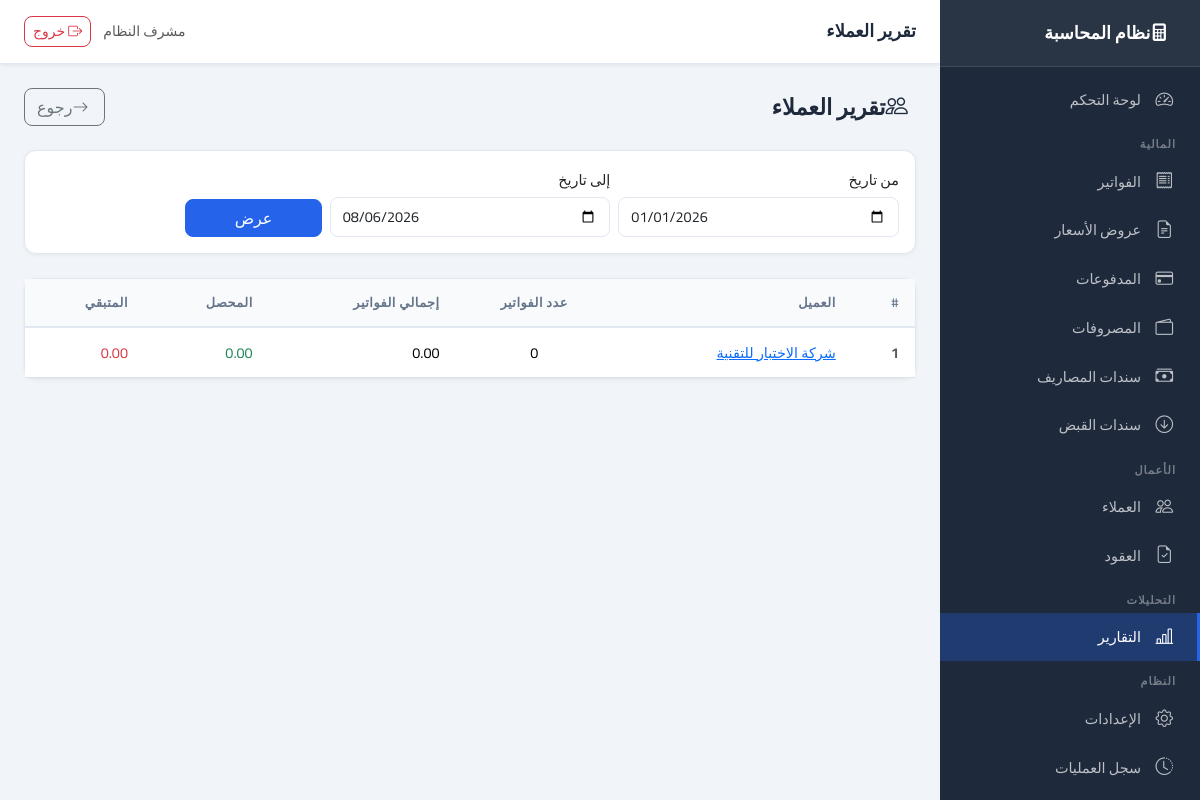
The page /reports/clients (signed in) on the database as committed earlier.
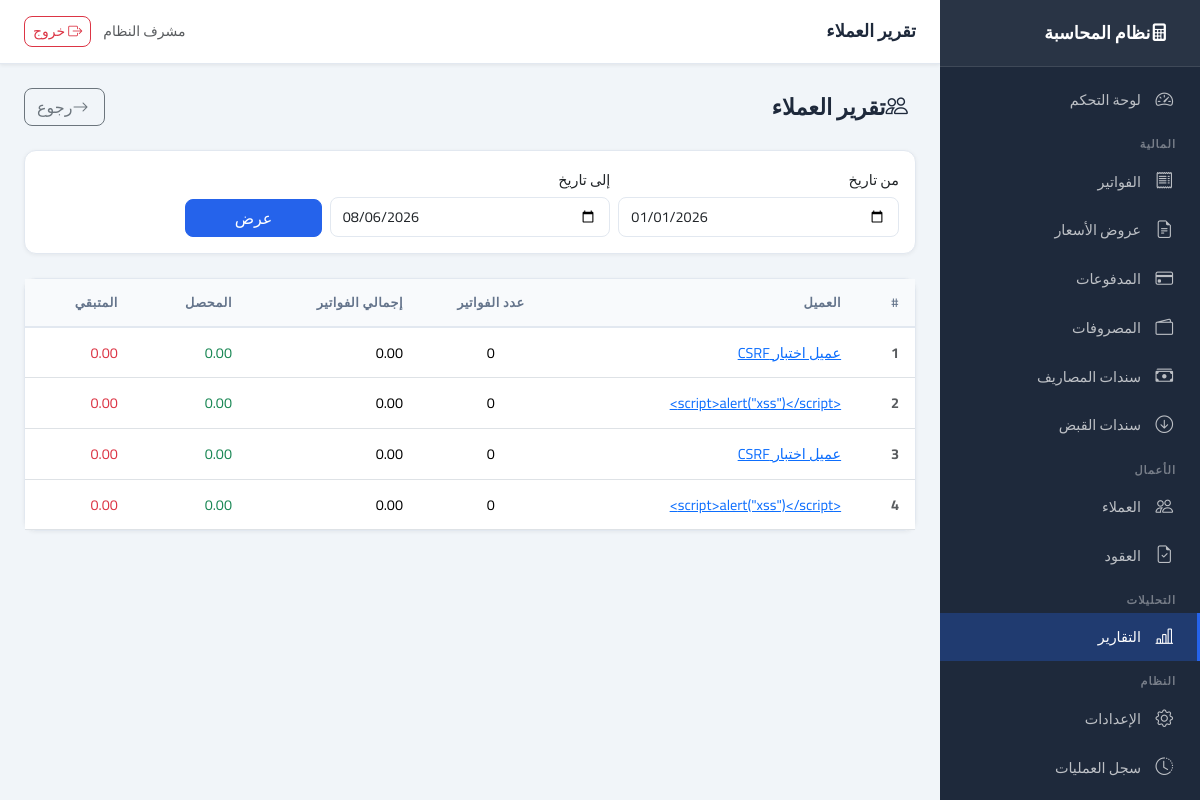
The same page on the database as committed later.
### app/models/client.py (models this page shows, shortened)
class Client(Base):
    __tablename__ = "clients"
    id: Mapped[int] = mapped_column(primary_key=True, index=True)
    name: Mapped[str] = mapped_column(String(150), nullable=False, index=True)
    type: Mapped[ClientType] = mapped_column(SAEnum(ClientType), default=ClientType.COMPANY, nullable=False)
    email: Mapped[str | None] = mapped_column(String(100), nullable=True)
    phone: Mapped[str | None] = mapped_column(String(20), nullable=True)
    address: Mapped[str | None] = mapped_column(Text, nullable=True)
    tax_number: Mapped[str | None] = mapped_column(String(50), nullable=True)
    notes: Mapped[str | None] = mapped_column(Text, nullable=True)
    is_active: Mapped[bool] = mapped_column(Boolean, default=True, nullable=False)
    created_at: Mapped[datetime] = mapped_column(DateTime, default=lambda: __import__("datetime").datetime.now(__import__("datetime").timezone.utc).replace(tzinfo=None), nullable=False)
    created_by: Mapped[int | None] = mapped_column(Integer, ForeignKey("users.id"), nullable=True)
    contracts = relationship("Contract", back_populates="client", lazy="dynamic")
    quotations = relationship("Quotation", back_populates="client", lazy="dynamic")
    invoices = relationship("Invoice", back_populates="client", lazy="dynamic")
    payments = relationship("Payment", back_populates="client", lazy="dynamic")

### app/routers/reports.py (the view)
@router.get("/clients", response_class=HTMLResponse)
async def clients_report(
    request: Request, db: Session = Depends(get_db),
    start_date: Optional[str] = None, end_date: Optional[str] = None,
):
    if not request.session.get("user_id"):
        return RedirectResponse(url="/auth/login", status_code=302)
    today = date.today()
    start = _parse_date(start_date, date(today.year, 1, 1))
    end = _parse_date(end_date, today)
    context: dict = {"request": request, "start": start, "end": end}
    try:
        context["data"] = ReportService(db).get_client_report(start, end)
    except ValueError as exc:
        _logger.warning("تحقق تاريخ العملاء | %s", exc)
        context["data"] = []
        context["error"] = str(exc)
    return templates.TemplateResponse("reports/clients.html", context)

### app/core/logging_config.py (called while the page is built)
    def filter(self, record: logging.LogRecord) -> bool:
        record.request_id = _request_id_var.get()
        return True

    def format(self, record: logging.LogRecord) -> str:
        if isinstance(record.args, dict):
            record.args = {
                k: ("***" if any(s in k.lower() for s in self.SENSITIVE) else v)
                for k, v in record.args.items()
            }
        return super().format(record)

### app/templates/reports/clients.html (shortened to what this page needs)
{% extends "base.html" %}
{% block page_title %}تقرير العملاء{% endblock %}
{% block content %}
<div class="page-header">
    <h1><i class="bi bi-people me-2"></i>تقرير العملاء</h1>
    <a href="/reports" class="btn btn-outline-secondary"><i class="bi bi-arrow-right me-1"></i>رجوع</a>
</div>
<div class="card mb-4">
    <div class="card-body">
        <form method="get" class="row g-2 align-items-end">
            <div class="col-md-4">
                <label class="form-label">من تاريخ</label>
                <input type="date" name="start_date" class="form-control" value="{{ start }}">
            </div>
            <div class="col-md-4">
                <label class="form-label">إلى تاريخ</label>
                <input type="date" name="end_date" class="form-control" value="{{ end }}">
            </div>
            <div class="col-md-2">
                <button type="submit" class="btn btn-primary w-100">عرض</button>
            </div>
        </form>
    </div>
</div>
<div class="card">
    <div class="card-body p-0">
        <table class="table table-hover mb-0">
            <thead><tr>
                <th>#</th><th>العميل</th><th class="text-center">عدد الفواتير</th>
                <th class="text-end">إجمالي الفواتير</th><th class="text-end">المحصل</th><th class="text-end">المتبقي</th>
            </tr></thead>
            <tbody>
            {% for i, c in enumerate(data) %}
            <tr>
                <td class="text-muted fw-bold">{{ i + 1 }}</td>
                <td><a href="/clients/{{ c.id }}">{{ c.name }}</a></td>
                <td class="text-center">{{ c.invoice_count }}</td>
                <td class="text-end">{{ "{:,.2f}".format(c.total_amount) }}</td>
                <td class="text-end text-success">{{ "{:,.2f}".format(c.paid_amount) }}</td>
                <td class="text-end text-danger">{{ "{:,.2f}".format(c.total_amount - c.paid_amount) }}</td>
            </tr>
            {% else %}
            <tr><td colspan="6" class="text-center text-muted py-4">لا توجد بيانات</td></tr>
            {% endfor %}
            </tbody>
        </table>
    </div>
</div>
{% endblock %}

Rows that differ between the two databases and show on the page:
no longer on this page (row edited): Client: name "شركة الاختبار للتقنية"
added Client: name "عميل اختبار CSRF"
added Client: name "<script>alert(\"xss\")</script>"
added Client: name "عميل اختبار CSRF"
added Client: name "<script>alert(\"xss\")</script>"
Other text that changed with them:
new list line: "1 0 0.00 0.00 0.00"
new list line: "2 0 0.00 0.00 0.00"
new list line: "3 0 0.00 0.00 0.00"
new list line: "4 0 0.00 0.00 0.00"
list line gone: "1 0 0.00 0.00 0.00"
